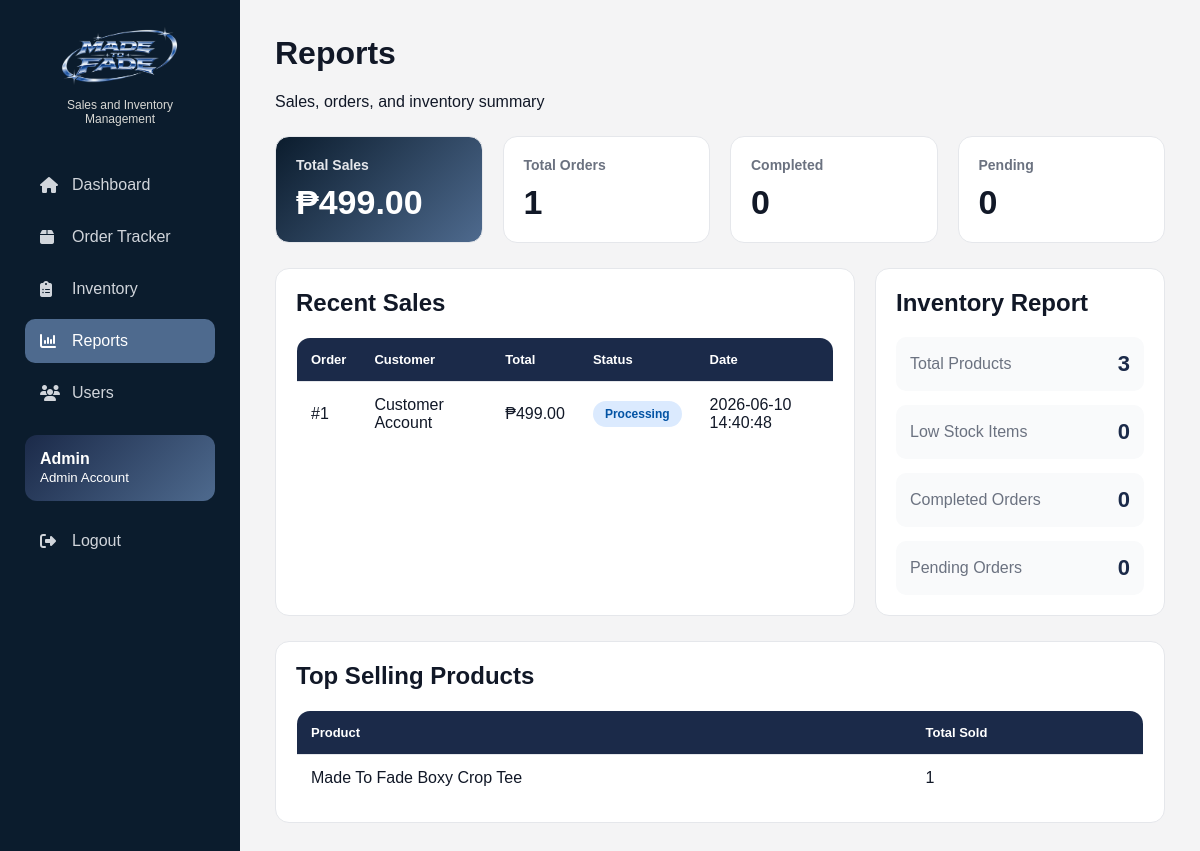
The app's page /admin/analytics.php (signed in) with its own data.
### tables this page shows
CREATE TABLE orders (
    id INT AUTO_INCREMENT PRIMARY KEY,
    customer_id INT,
    courier_id INT,
    total DECIMAL(10,2),
    order_status VARCHAR(50),
    delivery_status VARCHAR(50),
    payment_method VARCHAR(50),
    payment_status VARCHAR(50) DEFAULT 'Pending',
    stock_deducted VARCHAR(10) DEFAULT 'No',
    proof_image VARCHAR(255),
    address VARCHAR(255),
    contact_number VARCHAR(20),
    date_created TIMESTAMP DEFAULT CURRENT_TIMESTAMP
);

CREATE TABLE users (
    id INT AUTO_INCREMENT PRIMARY KEY,
    fullname VARCHAR(100),
    username VARCHAR(50) UNIQUE,
    password VARCHAR(100),
    role VARCHAR(20)
);

### admin/analytics.php (the view, shortened to what this page needs)
<?php
include "../includes/config.php";
$total_sales = mysqli_fetch_assoc(mysqli_query($conn,
"SELECT SUM(total) AS total FROM orders"));
$total_orders = mysqli_fetch_assoc(mysqli_query($conn,
"SELECT COUNT(*) AS total FROM orders"));
$completed_orders = mysqli_fetch_assoc(mysqli_query($conn,
"SELECT COUNT(*) AS total FROM orders WHERE order_status='Completed'"));
$pending_orders = mysqli_fetch_assoc(mysqli_query($conn,
"SELECT COUNT(*) AS total FROM orders WHERE order_status='Pending'"));
$total_products = mysqli_fetch_assoc(mysqli_query($conn,
"SELECT COUNT(*) AS total FROM products"));
$low_stock = mysqli_fetch_assoc(mysqli_query($conn,
"SELECT COUNT(*) AS total FROM products WHERE stock <= 5"));
$top_products = mysqli_query($conn,
"SELECT products.name, SUM(order_items.quantity) AS sold
 FROM order_items
 JOIN products ON order_items.product_id = products.id
 GROUP BY products.id
 ORDER BY sold DESC
 LIMIT 5");
$recent_sales = mysqli_query($conn,
"SELECT orders.*, users.fullname
 FROM orders
 JOIN users ON orders.customer_id = users.id
 ORDER BY orders.id DESC
 LIMIT 8");
?>
<!DOCTYPE html>
<html>
<head>
    <link rel="stylesheet" href="../css/style.css">
    <link rel="stylesheet"
    href="https://cdnjs.cloudflare.com/ajax/libs/font-awesome/6.5.1/css/all.min.css">
</head>
<body>
<div class="layout">
<?php include "sidebar.php"; ?>
<div class="main-content">
<h1>Reports</h1>
<p>Sales, orders, and inventory summary</p>
<div class="dashboard-cards">
    <div class="dashboard-card blue-card">
        <h3>Total Sales</h3>
        <h2>₱<?php echo $total_sales['total'] ?? 0; ?></h2>
    </div>
    <div class="dashboard-card">
        <h3>Total Orders</h3>
        <h2><?php echo $total_orders['total']; ?></h2>
    </div>
    <div class="dashboard-card">
        <h3>Completed</h3>
        <h2><?php echo $completed_orders['total']; ?></h2>
    </div>
    <div class="dashboard-card">
        <h3>Pending</h3>
        <h2><?php echo $pending_orders['total']; ?></h2>
    </div>
</div>
<div class="dashboard-grid">
    <div class="panel">
        <h2>Recent Sales</h2>
        <table>
            <tr>
                <th>Order</th>
                <th>Customer</th>
                <th>Total</th>
                <th>Status</th>
                <th>Date</th>
            </tr>
            <?php while($row = mysqli_fetch_assoc($recent_sales)){ ?>
            <tr>
                <td>#<?php echo $row['id']; ?></td>
                <td><?php echo $row['fullname']; ?></td>
                <td>₱<?php echo $row['total']; ?></td>
                <td>
                    <?php
                    $class = "pending";
                    if($row['order_status'] == "Processing"){
                        $class = "processing";
                    }
                    ?>
                    <span class="status <?php echo $class; ?>">
                        <?php echo $row['order_status']; ?>
                    </span>
                </td>
                <td><?php echo $row['date_created']; ?></td>
            </tr>
            <?php } ?>
        </table>
    </div>
    <div class="panel">
        <h2>Inventory Report</h2>
        <div class="report-list">
            <div>
                <span>Total Products</span>
                <strong><?php echo $total_products['total']; ?></strong>
            </div>
            <div>
                <span>Low Stock Items</span>
                <strong><?php echo $low_stock['total']; ?></strong>
            </div>
            <div>
                <span>Completed Orders</span>
                <strong><?php echo $completed_orders['total']; ?></strong>
            </div>
            <div>
                <span>Pending Orders</span>
                <strong><?php echo $pending_orders['total']; ?></strong>
            </div>
        </div>
    </div>
</div>
<div class="panel">
    <h2>Top Selling Products</h2>
    <table>
        <tr>
            <th>Product</th>
            <th>Total Sold</th>
        </tr>
        <?php while($row = mysqli_fetch_assoc($top_products)){ ?>
        <tr>
            <td><?php echo $row['name']; ?></td>
            <td><?php echo $row['sold']; ?></td>
        </tr>
        <?php } ?>
    </table>
</div>
</div>
</div>
</body>
</html>

### css/style.css (style rules this page uses)
* { box-sizing:border-box; }
:root { --navy:#0B1C2D; --dark-blue:#1B2A49; --steel-blue:#4E6A8E; --light-blue:#7D93B2; --light-gray:#D8D8D4; --bg:#F4F4F5; --white:#FFFFFF; --border:#E5E7EB; --text:#111827; --muted:#6B7280; }
body { margin:0; font-family:Arial, sans-serif; background:var(--bg); color:var(--text); }
h1,h2,p { margin-top:0; }
h3 { margin-top:10px; }
.card, .dashboard-card, .panel, .action-card, .form-container { background:var(--white); border:1px solid var(--border); border-radius:14px; padding:20px; }
.panel { margin-bottom:25px; }
.products, .dashboard-cards, .quick-actions, .mini-products, .dashboard-grid, .product-form, .checkout-form, .profile-form { display:grid; gap:20px; }
.dashboard-cards, .quick-actions { grid-template-columns:repeat(4,1fr); margin:25px 0; }
.dashboard-grid { grid-template-columns:2fr 1fr; }
.layout { display:flex; min-height:100vh; }
.main-content { flex:1; padding:35px; }
.dashboard-card h3 { color:var(--muted); font-size:14px; margin:0; }
.dashboard-card h2 { font-size:34px; margin:10px 0 0; }
.blue-card { background:linear-gradient(135deg,var(--navy),var(--steel-blue)); color:white; }
.blue-card h3 { color:#E5E7EB; }
table { width:100%; border-collapse:collapse; background:white; border:1px solid var(--border); border-radius:14px; overflow:hidden; }
th, td { padding:14px; text-align:left; border-bottom:1px solid var(--border); }
th { background:var(--dark-blue); color:white; font-size:13px; }
.status { padding:6px 12px; border-radius:20px; font-size:12px; font-weight:bold; display:inline-block; }
.processing, .delivery { background:#DBEAFE; color:#0353A4; }
.report-list { display:grid; gap:14px; }
.report-list div { display:flex; justify-content:space-between; align-items:center; background:#F9FAFB; padding:14px; border-radius:10px; }
.report-list span { color:var(--muted); }
.report-list strong { font-size:22px; color:var(--dark-blue); }

### records on screen
orders: id "1", users.fullname "Customer Account", total "499.00", order_status "Processing", date_created "2026-06-10 14:40:48"

### other values on screen
$_SESSION['fullname'] "Admin Account"
$total_sales['total'] "499.00"
$total_orders['total'] "1"
$completed_orders['total'] "0"
$pending_orders['total'] "0"
$total_products['total'] "3"
$low_stock['total'] "0"
$row['name'] "Made To Fade Boxy Crop Tee"
$row['sold'] "1"
